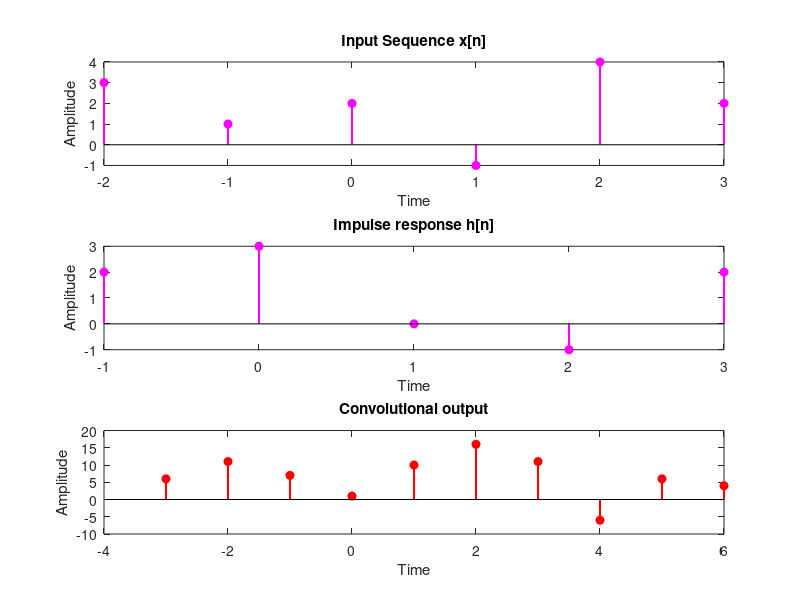

This figure's MATLAB source:
%This code is important when the index n does not start from zero

clc;
clear all;
close all;
x=[3,1,2,-1,4,2];
nx=-2:3;
h=[2,3,0,-1,2];
nh=-1:3;

y=conv(x,h);
ny=(min(nx)+min(nh)):(max(nx)+max(nh));
figure;
subplot(3,1,1);
stem(nx,x,'m','filled','LineWidth',1.5);
title('Input Sequence x[n]');
xlabel('Time');
ylabel('Amplitude');

subplot(3,1,2);
stem(nh,h,'m','filled','LineWidth',1.5);
title('Impulse response h[n]');
xlabel('Time');
ylabel('Amplitude');

subplot(3,1,3);
stem(ny,y,'r','filled','LineWidth',1.5);
title('Convolutional output');
xlabel('Time');
ylabel('Amplitude');





